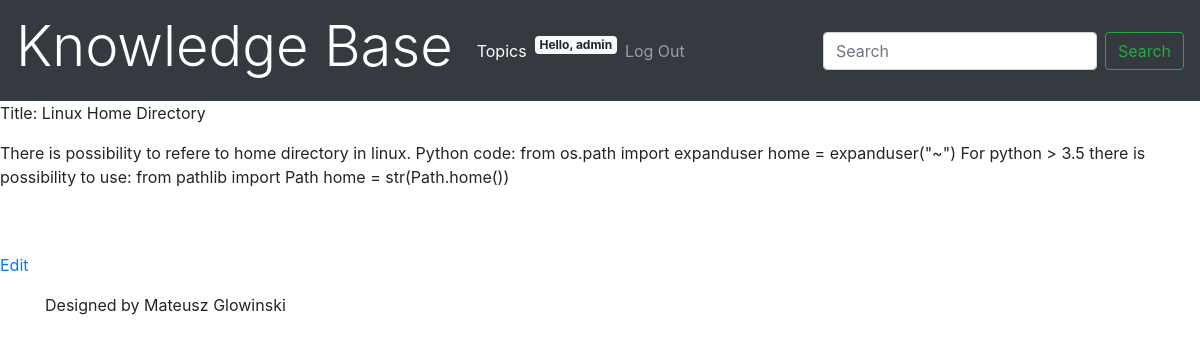
Page /content/1 (signed in) on the committed database.
### learning_logs/models.py (models this page shows, shortened)
class Entry(models.Model):
    topic = models.ForeignKey(Topic, on_delete=models.CASCADE, null=True)
    title = models.CharField(max_length=200, default = "Title")
    text = models.TextField()#Pole do wpisywania teksu nieograniczone
    date_added = models.DateTimeField(auto_now_add=True)
    '''
    Klasa Meta przechowywuje informacje dodatkowe przydatne podczas zarzadzania medelem
    '''
    class Meta:
        verbose_name_plural = 'entries'#Nazwa wyswietlana w panelu administratora

### learning_logs/views.py (the view)
# urls.py: url(r'^content/(?P<entry_id>\d)', views.entry_content, name='entry_content'),
@login_required
def entry_content(request, entry_id):
    entry = Entry.objects.get(id=entry_id)
    context = {'entry' : entry}
    return render(request, 'learning_logs/entry_content.html', context)

### learning_logs/templates/learning_logs/entry_content.html
{% extends 'base.html' %}
{% block content %}
  <p>Title: {{ entry.title }}</p>
  <p>{{ entry.text }}</p>
  <br><br>
  <p><a href="{% url 'learning_logs:edit_entry' entry.id %}"> Edit </a></p>
{% endblock content %}

### learning_logs/templates/base.html (shortened to what this page needs)
<html>
<head>
<link rel="stylesheet" href="https://stackpath.bootstrapcdn.com/bootstrap/4.1.3/css/bootstrap.min.css">
</head>
<body>
<nav class="navbar navbar-expand-lg navbar-dark navbar-static-top bg-dark">
  <a class="navbar-brand" href="{% url 'learning_logs:index' %}"><h4 class="display-4">Knowledge Base</h4></a>
  <div class="collapse navbar-collapse" id="navbarSupportedContent">
    <ul class="navbar-nav mr-auto">
      <li class="nav-item active">
           <a class="nav-link" href="{% url 'learning_logs:topics' %}">Topics</a>
      </li>
   {% if user.is_authenticated %}
       <li class="nav-item"><span class="badge badge-light">Hello, {{ user.username }}</span></li>
       <li class="nav-item"><a class="nav-link" href="{% url 'users:logout' %}">Log Out</a></li>
   {% else %}
     <li class="nav-item"><a class="nav-link" href="{% url 'users:login' %}">Login</a></li>
     <li class="nav-item"><a class="nav-link" href="{% url 'users:register' %}">Register</a></li>
   {% endif %}
    </ul>
    <form class="form-inline my-2 my-lg-0">
      <input class="form-control mr-sm-2" type="search" placeholder="Search" aria-label="Search">
      <button class="btn btn-outline-success my-2 my-sm-0" type="submit">Search</button>
    </form>
  </div>
</nav>
    <main role="main">
        {% block content  %}
        {% endblock  %}
    </main>
    <footer class="container">
      <p>Designed by Mateusz Glowinski</p>
    </footer>
</body>
</html>

### rows in the picture
Entry: title "Linux Home Directory", text "There is possibility to refere to home directory in linux. Python code: from os.path import expanduser home = expanduser(\"~\") For python > 3.5 there is possibility to use: from pathlib import Path home = str(Path.home())"

### other values in the picture
{{ user.username }} "admin"
